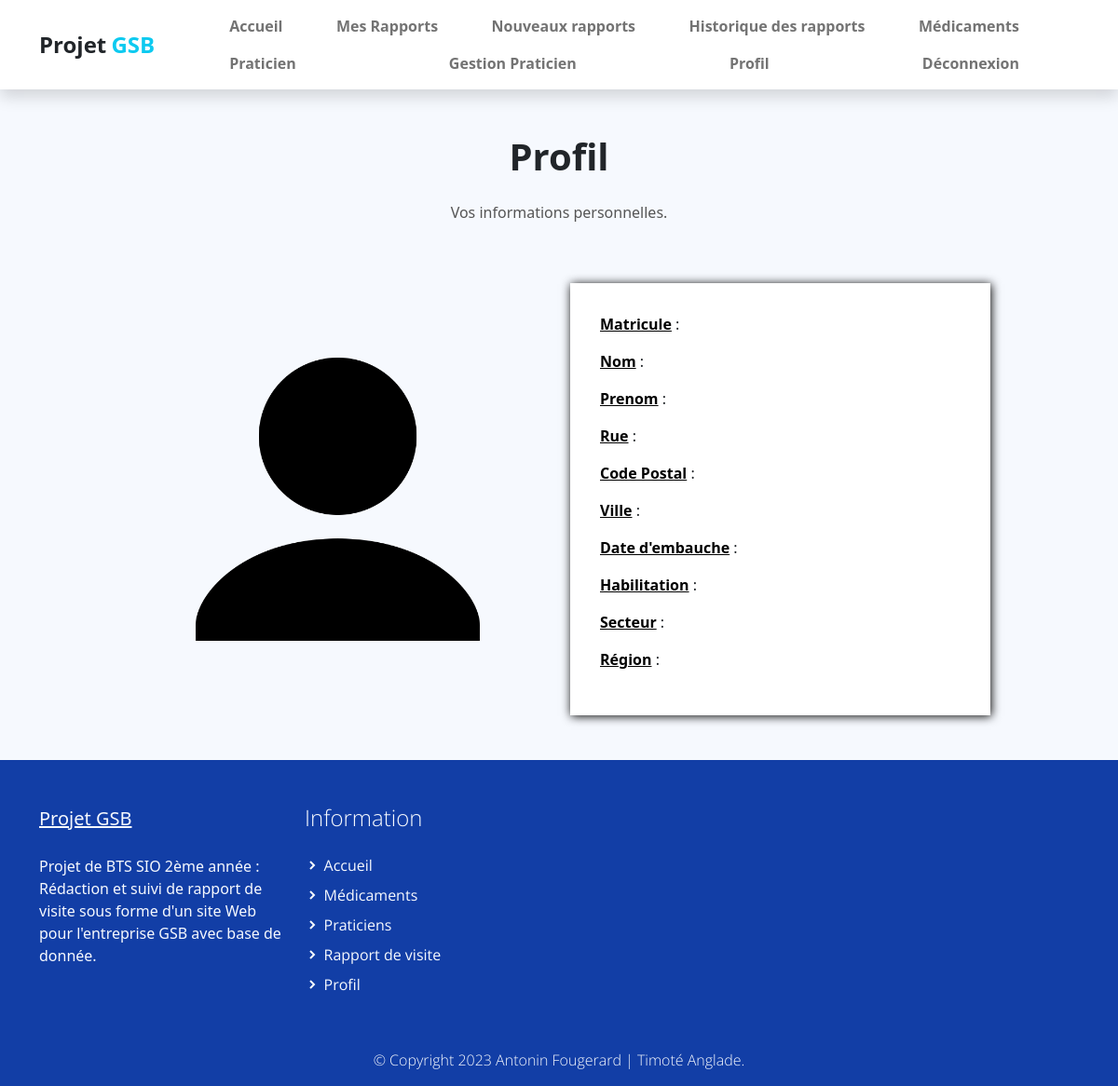
Before: /index.php?uc=connexion&action=profil (signed in) with the older database file.
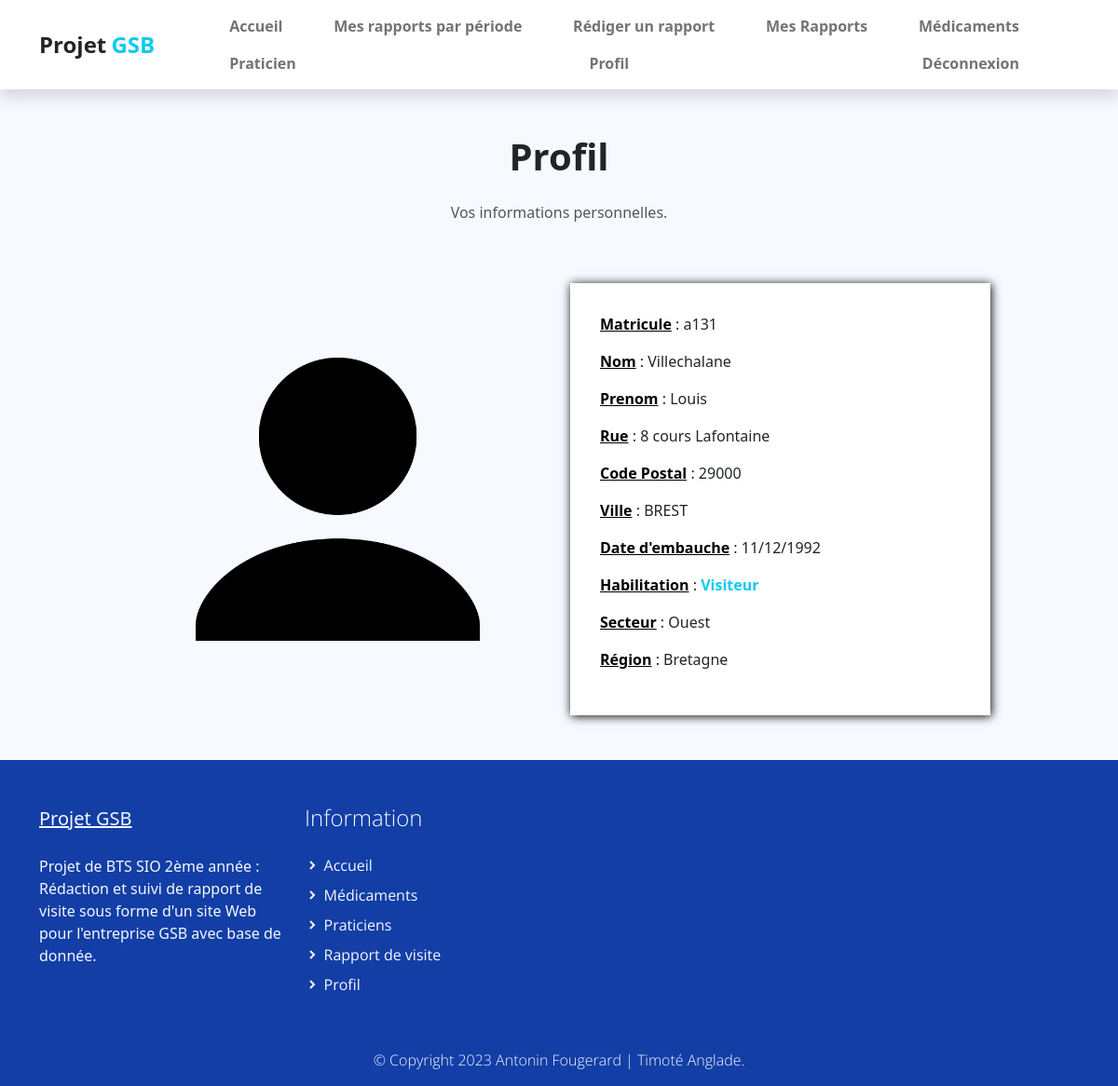
After: the same page with the newer database file.
### tables this page shows
CREATE TABLE IF NOT EXISTS `collaborateur` (
  `COL_MATRICULE` varchar(10) NOT NULL,
  `COL_NOM` varchar(25) DEFAULT NULL,
  `COL_PRENOM` varchar(50) DEFAULT NULL,
  `COL_ADRESSE` varchar(50) DEFAULT NULL,
  `COL_CP` varchar(5) DEFAULT NULL,
  `COL_VILLE` varchar(30) DEFAULT NULL,
  `COL_DATEEMBAUCHE` datetime DEFAULT NULL,
  `HAB_ID` int(11) NOT NULL,
  `LOG_ID` int(11) NOT NULL,
  `SEC_CODE` varchar(1) DEFAULT NULL,
  `LAB_CODE` varchar(2) NOT NULL,
  PRIMARY KEY (`COL_MATRICULE`),
  KEY `LAB_CODE` (`LAB_CODE`),
  KEY `SEC_CODE` (`SEC_CODE`),
  KEY `collaborateur_habilitation0_FK` (`HAB_ID`)
);

CREATE TABLE IF NOT EXISTS `habilitation` (
  `HAB_ID` int(11) NOT NULL,
  `HAB_LIB` varchar(30) NOT NULL,
  PRIMARY KEY (`HAB_ID`)
);

CREATE TABLE IF NOT EXISTS `region` (
  `REG_CODE` varchar(2) NOT NULL,
  `SEC_CODE` varchar(1) NOT NULL,
  `REG_NOM` varchar(50) DEFAULT NULL,
  PRIMARY KEY (`REG_CODE`),
  KEY `SEC_CODE` (`SEC_CODE`)
);

### modele/connexion.modele.inc.php (called while the page is built, shortened)
<?php
function getAllInformationCompte($matricule) {
    try {
        $monPdo = connexionPDO();
        $req = 'SELECT c.`COL_MATRICULE` as `matricule`,
        c.`COL_NOM` as `nom`,
        `COL_PRENOM` as `prenom`,
        c.`COL_ADRESSE` as `adresse`,
        c.`COL_CP` as `cp`,
        c.`COL_VILLE` as `ville`,
        DATE_FORMAT(c.`COL_DATEEMBAUCHE`,\'%d/%m/%Y\') as `date_embauche`,
        h.`HAB_LIB` as `habilitation`,
        s.`SEC_LIBELLE` as `secteur`,
        r.`REG_NOM` as `region`,
        r.`REG_CODE`
        FROM collaborateur c
        LEFT JOIN secteur s ON s.`SEC_CODE`=c.`SEC_CODE`
        LEFT JOIN habilitation h ON h.`HAB_ID`=c.`HAB_ID`
        LEFT JOIN travailler t ON t.`COL_MATRICULE`=c.`COL_MATRICULE`
        INNER JOIN region r ON r.`REG_CODE`=t.`REG_CODE`
        WHERE c.`COL_MATRICULE`="' . $matricule . '"';
        $res = $monPdo->query($req);
        $result = $res->fetch();
        return $result;
    } catch (PDOException $e) {
        print "Erreur !: " . $e->getMessage();
        die();
    }
}
function getSecteurCollaborateur($matricule) {
    try {
        $monPdo = connexionPDO();
        $req = 'SELECT `SEC_LIBELLE`
        FROM collaborateur c
        INNER JOIN travailler t ON t.`COL_MATRICULE`=c.`COL_MATRICULE`
        INNER JOIN region r ON r.`REG_CODE`=t.`REG_CODE`
        INNER JOIN secteur s ON s.`SEC_CODE`=r.`SEC_CODE`
        WHERE c.`COL_MATRICULE`="'.$matricule.'"';
        $res = $monPdo->query($req);
        $result = $res->fetch();
        return $result[0];
    } catch (PDOException $e) {
        print "Erreur !: " . $e->getMessage();
        die();
    }
}

### vues/v_profil.php (the view)
<section class="bg-light">
    <div class="container">
        <div class="structure-hero pt-lg-5 pt-4">
            <h1 class="titre text-center">Profil</h1>
            <p class="text text-center">
                Vos informations personnelles.
            </p>
        </div>
        <div class="row align-items-center justify-content-center">
            <div class="test col-12 col-sm-8 col-lg-6 col-xl-5 col-xxl-4 py-lg-5">
                <img class="img-fluid w-75" src="assets/img/profil.png">
            </div>
            <div class="test col-12 col-sm-8 col-lg-6 col-xl-5 col-xxl-4 py-lg-5 py-3">
                <div class="formulaire">
                    <p><span class="carac">Matricule</span> : <?php echo $info[0] ?></p>
                    <p><span class="carac">Nom</span> : <?php echo $info[1] ?></p>
                    <p><span class="carac">Prenom</span> : <?php echo $info[2] ?></p>
                    <p><span class="carac">Rue</span> : <?php echo $info[3] ?></p>
                    <p><span class="carac">Code Postal</span> : <?php echo $info[4] ?></p>
                    <p><span class="carac">Ville</span> : <?php echo $info[5] ?></p>
                    <p><span class="carac">Date d'embauche</span> : <?php echo $info[6] ?></p>
                    <p><span class="carac">Habilitation</span> : <span style="color:#0DCAF0;font-weight: 700;"> <?php echo $info[7] ?></span></p>
                    <p><span class="carac">Secteur</span> : <?php echo $info[8] ?></p>
                    <p><span class="carac">Région</span> : <?php echo $info[9] ?></p>
                </div>
            </div>
        </div>
</section>

### vues/v_header.php (shortened to what the changed rows need)
<head>
    <link href="assets/css/bootstrap.min.css" rel="stylesheet">
    <link href="assets/css/boxicon.min.css" rel="stylesheet">
    <link rel="stylesheet" href="assets/css/gsb.css">
    <link rel="stylesheet" href="assets/css/custom.css">
    <link rel="stylesheet" href="https://cdn.jsdelivr.net/npm/bootstrap-icons@1.8.1/font/bootstrap-icons.css">
</head>
<body>
    <header>
    <nav id="main_nav" class="navbar navbar-expand-lg navbar-light bg-white shadow">
        <div class="menuCont container">
            <div class="align-self-center collapse navbar-collapse flex-fill  d-lg-flex justify-content-lg-between" id="navbar-toggler-success">
                <div class="flex-fill d-flex justify-content-end">
                    <ul class="nav navbar-nav d-flex justify-content-between mx-xl-5 text-center text-dark">
                        <?php if($_SESSION['habilitation']==1){ ?>
                        <li class="nav-item ">
                            <a class="nav-link btn-outline-info rounded-pill px-3 fw-bold" href="index.php?uc=rapportdevisite&action=choisirDateMesRapports">Mes rapports par période</a>
                        </li>
                        <li class="nav-item ">
                            <a class="nav-link btn-outline-info rounded-pill px-3 fw-bold" href="index.php?uc=rapportdevisite&action=listeBrouillons">Rédiger un rapport</a>
                        </li>
                        <?php }?>
                        <?php
                            if ( $_SESSION['habilitation'] == 2 ){ ?>
                                <li class="nav-item ">
                            <a class="nav-link btn-outline-info rounded-pill px-3 fw-bold" href="index.php?uc=rapportdevisite&action=nouveauRapportsRegion">Nouveaux rapports</a>
                        </li>
                        <li class="nav-item ">
                            <a class="nav-link btn-outline-info rounded-pill px-3 fw-bold" href="index.php?uc=rapportdevisite&action=historiqueFourchette">Historique des rapports</a>
                        </li>
                            <?php } ?>
                        <?php
                            if ( $_SESSION['habilitation'] == 2 ){ ?>
                            <li class="nav-item ">
                            <a class="nav-link btn-outline-info rounded-pill px-3 fw-bold" href="index.php?uc=praticien&action=gererpraticien">Gestion Praticien</a>
                        </li>
                           <?php } ?>
                    </ul>
                </div>
            </div>
        </div>
    </nav>
    </header>

### vues/v_footer.php (shortened to what the changed rows need)
<div id="foot">
    <footer class="pt-4 d-flex flex-column justify-content-between">
        <div class="container">
            <div class="row pt-4">
                <div class="col-lg-3 col-md-4 my-sm-0 mt-4">
                    <h3 class="h4 pb-lg-3 text-light light-300">Information</h2>
                        <ul class="list-unstyled text-light light-300">
                            <?php if (isset($_SESSION['login'])) {
                                if($_SESSION['habilitation'] == 2){
                                    echo '
                                <li class="pb-2 dropdown">
                                    <i class=\'bx-fw bx bxs-chevron-right bx-xs\'></i><a class="text-decoration-none text-light py-1" href="#" id="navbarDarkDropdownMenuLink" role="button" data-bs-toggle="dropdown" aria-expanded="false">Praticiens</a>
                                    <ul class="dropdown-menu dropdown-menu-dark p-0">
                                        <li><a class="dropdown-item" href="index.php?uc=praticien&action=formulairepraticien">Voir les praticiens</a></li>
                                        <li><a class="dropdown-item" href="index.php?uc=praticien&action=gererpraticien">Gestion praticiens de la région</a></li></ul>';
                                } else {
                                    echo '<li class="pb-2">
                                        <i class=\'bx-fw bx bxs-chevron-right bx-xs\'></i><a class="text-decoration-none text-light py-1" href="index.php?uc=praticien&action=formulairepraticien">Praticiens</a>
                                    </li>';
                                }
                                echo '
                                <li class="pb-2 dropdown">
                                    <i class=\'bx-fw bx bxs-chevron-right bx-xs\'></i><a class="text-decoration-none text-light py-1" href="#" id="navbarDarkDropdownMenuLink" role="button" data-bs-toggle="dropdown" aria-expanded="false">Rapport de visite</a>
                                    <ul class="dropdown-menu dropdown-menu-dark p-0">
                                        <li><a class="dropdown-item" href="index.php?uc=rapportdevisite&action=listeBrouillons">Rédiger un rapport</a></li>';
                                echo
                                '</ul>
                                </li>
                                <li class="pb-2">
                                        <i class="bx-fw bx bxs-chevron-right bx-xs"></i><a class="text-decoration-none text-light py-1" href="index.php?uc=connexion&action=profil">Profil</a>
                                </li>';
                            } else {
                                echo
                                '<li class="pb-2">
                                    <i class="bx-fw bx bxs-chevron-right bx-xs"></i><a class="text-decoration-none text-light py-1" href="index.php?uc=connexion&action=connexion">Connexion</a>
                                </li>';
                            }
                            ?>
                        </ul>
                </div>
            </div>
        </div>
    </footer>
</div>

Changed rows visible on the page:
now on this page (row edited): collaborateur: COL_MATRICULE "a131", COL_NOM "Villechalane", COL_PRENOM "Louis", COL_ADRESSE "8 cours Lafontaine", COL_CP "29000", COL_VILLE "BREST", HAB_ID.HAB_LIB "Visiteur", region.REG_NOM "Bretagne"
Other visible differences:
$info[6]: (not shown) → "11/12/1992"
$info[8]: (not shown) → "Ouest"
text no longer shown: "Nouveaux rapports Historique des rapports Gestion Praticien"
text now shown: "Mes rapports par période Rédiger un rapport"
